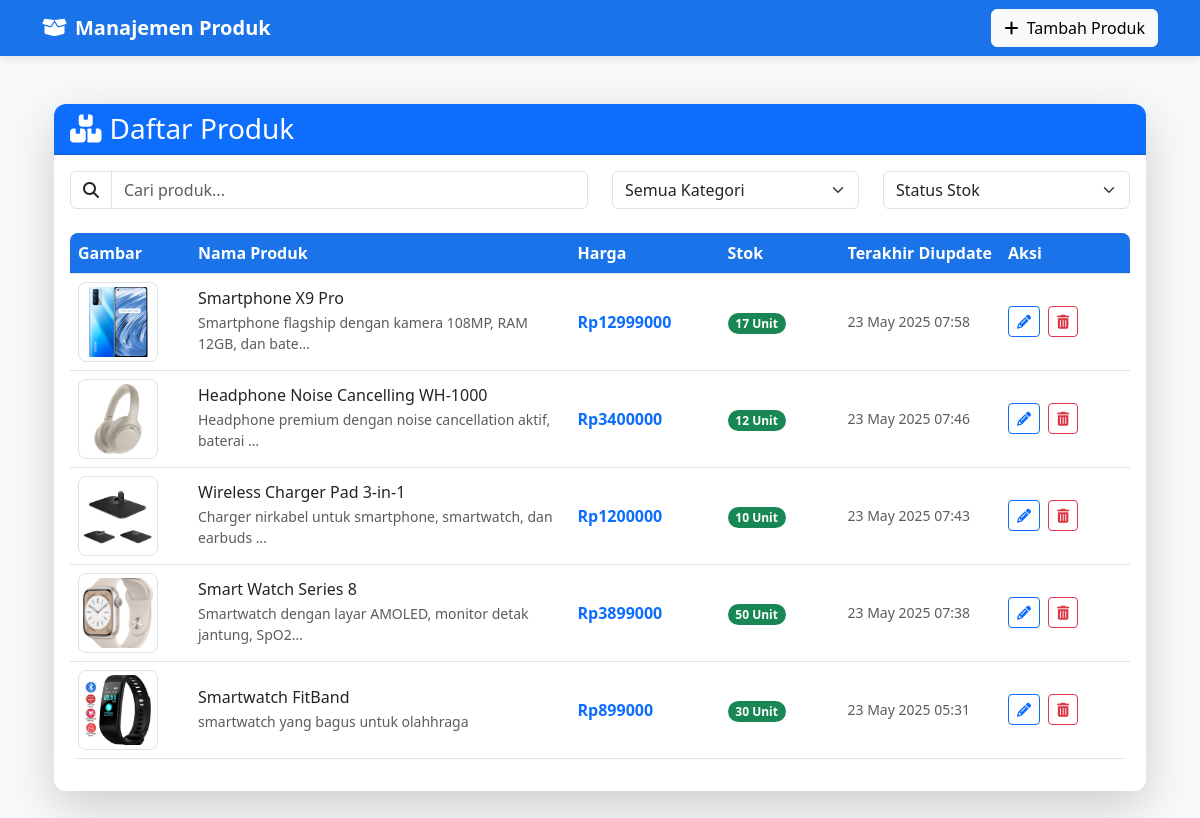
The page / on the database its author committed.
### produk/models.py (models this page shows, shortened)
class Produk(models.Model):
    nama = models.CharField(max_length=100)
    deskripsi = models.TextField(blank=True)
    harga = models.DecimalField(max_digits=10, decimal_places=2)
    stok = models.IntegerField(default=0)
    gambar = models.ImageField(upload_to='produk/', blank=True, null=True)
    dibuat_pada = models.DateTimeField(auto_now_add=True)
    diperbarui_pada = models.DateTimeField(auto_now=True)

### produk/views.py (the view)
# urls.py: path('', views.daftar_produk, name='daftar_produk'),
def daftar_produk(request):
    produk_list = Produk.objects.all().order_by('-dibuat_pada')
    return render(request, 'produk/daftar.html', {'produk_list': produk_list})

### produk/templates/produk/daftar.html (shortened to what this page needs)
{% extends 'produk/base.html' %}
{% block content %}
<div class="container-fluid py-4">
    <div class="card shadow-lg">
        <div class="card-header bg-primary text-white">
            <div class="d-flex justify-content-between align-items-center">
                <h3 class="mb-0">
                    <i class="fas fa-boxes me-2"></i>Daftar Produk
                </h3>
            </div>
        </div>
        <div class="card-body">
            <div class="row mb-4">
                <div class="col-md-6">
                    <div class="input-group">
                        <span class="input-group-text bg-white"><i class="fas fa-search"></i></span>
                        <input type="text" class="form-control" placeholder="Cari produk..." id="searchInput">
                    </div>
                </div>
                <div class="col-md-3">
                    <select class="form-select" id="filterKategori">
                        <option selected>Semua Kategori</option>
                    </select>
                </div>
                <div class="col-md-3">
                    <select class="form-select" id="filterStok">
                        <option selected>Status Stok</option>
                    </select>
                </div>
            </div>
            {% if produk_list %}
            <div class="table-responsive">
                <table class="table table-hover align-middle" id="produkTable">
                    <thead class="table-light">
                        <tr>
                            <th width="120px">Gambar</th>
                            <th>Nama Produk</th>
                            <th width="150px">Harga</th>
                            <th width="120px">Stok</th>
                            <th width="150px">Terakhir Diupdate</th>
                            <th width="130px">Aksi</th>
                        </tr>
                    </thead>
                    <tbody>
                        {% for produk in produk_list %}
                        <tr>
                            <td>
                                {% if produk.gambar %}
                                <img src="{{ produk.gambar.url }}" class="img-thumbnail product-img" alt="{{ produk.nama }}">
                                {% else %}
                                <div class="no-image-placeholder">
                                    <i class="fas fa-image"></i>
                                </div>
                                {% endif %}
                            </td>
                            <td>
                                <h6 class="mb-1">{{ produk.nama }}</h6>
                                <p class="text-muted small mb-0">
                                    {{ produk.deskripsi|truncatechars:60|default:"-" }}
                                </p>
                            </td>
                            <td class="fw-bold text-primary">Rp{{ produk.harga|floatformat:0 }}</td>
                            <td>
                                <span class="badge rounded-pill bg-{% if produk.stok > 0 %}success{% else %}danger{% endif %}">
                                    {{ produk.stok }} Unit
                                </span>
                            </td>
                            <td class="small text-muted">
                                {{ produk.diperbarui_pada|date:"d M Y H:i" }}
                            </td>
                            <td>
                                <div class="d-flex gap-2">
                                    <a href="{% url 'produk:edit_produk' produk.id %}" class="btn btn-sm btn-outline-primary"
                                       data-bs-toggle="tooltip" title="Edit">
                                        <i class="fas fa-pencil-alt"></i>
                                    </a>
                                            <form method="POST" action="{% url 'produk:hapus_produk' produk.id %}" class="delete-form" id="delete-form-{{ produk.id }}">
                                                <button type="button" class="btn btn-sm btn-outline-danger delete-btn"
                                                        data-produk-id="{{ produk.id }}"
                                                        data-produk-nama="{{ produk.nama }}">
                                                    <i class="fas fa-trash-alt"></i>
                                                </button>
                                            </form>
                                </div>
                            </td>
                        </tr>
                        {% endfor %}
                    </tbody>
                </table>
            </div>
            {% endif %}
        </div>
    </div>
</div>
{% endblock %}

### produk/templates/produk/base.html (shortened to what this page needs)
<!DOCTYPE html>
<html lang="en">
<head>
    <link href="https://cdn.jsdelivr.net/npm/bootstrap@5.3.0/dist/css/bootstrap.min.css" rel="stylesheet" />
    <link rel="stylesheet" href="https://cdnjs.cloudflare.com/ajax/libs/font-awesome/6.4.0/css/all.min.css" />
</head>
<body>
    <nav class="navbar navbar-expand-lg navbar-dark mb-4">
        <div class="container">
            <a class="navbar-brand" href="{% url 'produk:daftar_produk' %}">
                <i class="fas fa-box-open me-2"></i>Manajemen Produk
            </a>
            <div class="d-flex">
                <a href="{% url 'produk:tambah_produk' %}" class="btn btn-light">
                    <i class="fas fa-plus me-1"></i> Tambah Produk
                </a>
            </div>
        </div>
    </nav>
    <div class="container mb-5">
        {% block content %}{% endblock %}
    </div>
</body>
</html>

### produk/templates/produk/base.html (style rules this page uses)
:root { --primary-blue: #1a73e8; --dark-blue: #0d47a1; --light-blue: #e8f0fe; --accent-blue: #4285f4; }
body { background-color: #f8f9fa; font-family: 'Segoe UI', Tahoma, Geneva, Verdana, sans-serif; }
.navbar { background-color: var(--primary-blue); box-shadow: 0 2px 10px rgba(0,0,0,0.1); }
.navbar-brand { font-weight: 600; color: white !important; }
.card { border-radius: 10px; box-shadow: 0 4px 6px rgba(0,0,0,0.05); transition: transform 0.2s; border: none; }
.table { background-color: white; border-radius: 8px; overflow: hidden; }
.table th { background-color: var(--primary-blue); color: white; }
.product-img { height: 180px; object-fit: cover; border-radius: 8px 8px 0 0; }

### produk/templates/produk/daftar.html (style rules this page uses)
.product-img { width: 80px; height: 80px; object-fit: cover; border-radius: 8px; }
.delete-form { display: inline-block; }
.table th { white-space: nowrap; }
.card { border-radius: 12px; border: none; }
.card-header { border-radius: 12px 12px 0 0 !important; }

### rows shown on the page
Produk: gambar (picture), nama "Smartphone X9 Pro", deskripsi "Smartphone flagship dengan kamera 108MP, RAM 12GB, dan bate…", harga "12999000", stok "17", diperbarui_pada "23 May 2025 07:58"
Produk: gambar (picture), nama "Headphone Noise Cancelling WH-1000", deskripsi "Headphone premium dengan noise cancellation aktif, baterai …", harga "3400000", stok "12", diperbarui_pada "23 May 2025 07:46"
Produk: gambar (picture), nama "Wireless Charger Pad 3-in-1", deskripsi "Charger nirkabel untuk smartphone, smartwatch, dan earbuds …", harga "1200000", stok "10", diperbarui_pada "23 May 2025 07:43"
Produk: gambar (picture), nama "Smart Watch Series 8", deskripsi "Smartwatch dengan layar AMOLED, monitor detak jantung, SpO2…", harga "3899000", stok "50", diperbarui_pada "23 May 2025 07:38"
Produk: gambar (picture), nama "Smartwatch FitBand", deskripsi "smartwatch yang bagus untuk olahhraga", harga "899000", stok "30", diperbarui_pada "23 May 2025 05:31"
